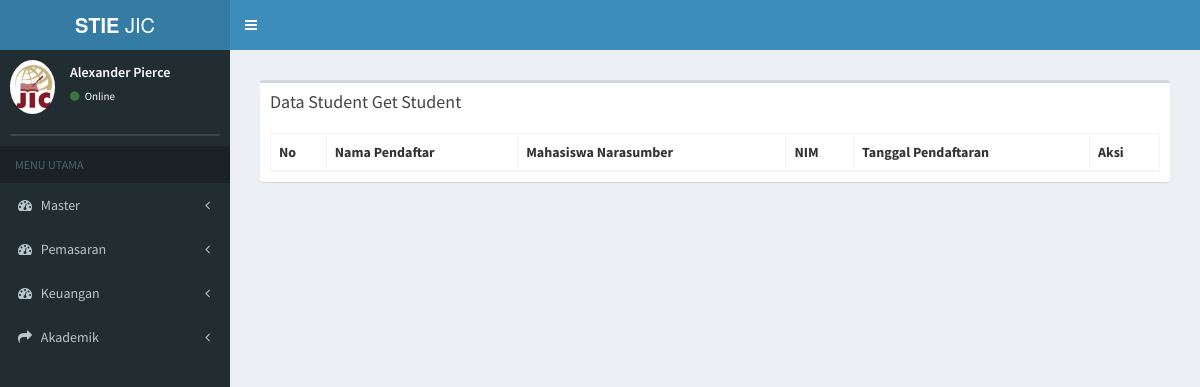
Page /index.php/tamu/data_sgs on the earlier database version.
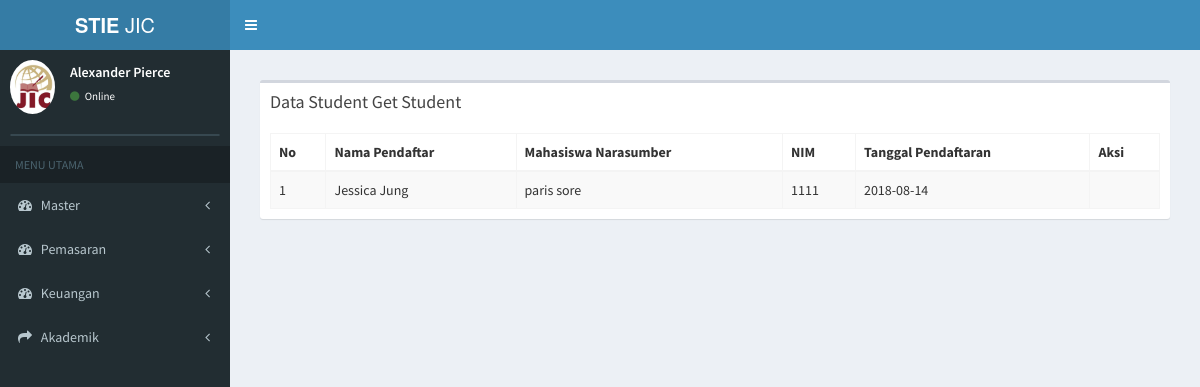
Same page on the later database version.
### tables this page shows
CREATE TABLE `tb_pendaftaran` (
  `id_pendaftaran` varchar(6) NOT NULL,
  `tanggal_pendaftaran` date NOT NULL,
  `nama_pendaftar` varchar(50) NOT NULL,
  `jk_pendaftar` varchar(20) NOT NULL,
  `id_sekolah` varchar(6) NOT NULL,
  `jurusan` varchar(20) NOT NULL,
  `alamat` varchar(100) NOT NULL,
  `email` varchar(30) NOT NULL,
  `no_telp` varchar(15) NOT NULL,
  `waktu` varchar(10) NOT NULL,
  `status_bayar` varchar(20) NOT NULL,
  `id_prodi` varchar(6) NOT NULL,
  `sumber` varchar(30) NOT NULL,
  `bukti_transfer` text NOT NULL,
  `id_du` varchar(6) NOT NULL,
  `f1` text NOT NULL,
  `f2` text NOT NULL,
  `f3` text NOT NULL,
  `notes` text NOT NULL,
  `tanggal_konfirmasi` date NOT NULL,
  `sgs` varchar(20) NOT NULL
);

CREATE TABLE `tb_mahasiswa` (
  `id_mahasiswa` varchar(7) NOT NULL,
  `id_du` varchar(15) NOT NULL,
  `nama_mahasiswa` varchar(50) NOT NULL,
  `nim` varchar(15) NOT NULL,
  `id_status` varchar(2) NOT NULL,
  `id_prodi` varchar(7) NOT NULL,
  `id_konsentrasi` varchar(7) NOT NULL,
  `id_hasil_tes` varchar(7) NOT NULL,
  `id_sekolah` varchar(6) NOT NULL,
  `id_waktu` int(2) NOT NULL,
  `id_grade` varchar(2) NOT NULL
);

### application/controllers/tamu.php (called while the page is built, shortened)
<?php
class Tamu extends CI_Controller {
	public function __construct()
	{
		$this->load->model('tamu_model');
		$this->load->model('daftar_ulang_model');
		$this->load->model('mahasiswa_model');
	}
        public function data_sgs(){
				$data['edit'] = $this->tamu_model->data_sgs();
				$data['main_view'] = 'Tamu/sgs_view';
				$this->load->view('template', $data);
	}
}

### index.php (called while the page is built, shortened)
<?php
require_once BASEPATH.'core/CodeIgniter.php';

### application/models/tamu_model.php (called while the page is built, shortened)
<?php
class Tamu_model extends CI_Model {
  public function data_sgs(){
    $this->db->select('*');
     $this->db->from('tb_pendaftaran');
    $this->db->join('tb_mahasiswa','tb_mahasiswa.nim=tb_pendaftaran.sgs');
$this->db->where('sumber','student_get_student');
     $query = $this->db->get();
     return $query->result();
  }
}

### application/views/Tamu/sgs_view.php (the view, shortened to what this page needs)
<section class="content">
      <div class="row">
        <div class="col-xs-12">
          <div class="box">
            <div class="box-header">
              <h3 class="box-title">Data Student Get Student</h3>
            </div>
            <div class="box-body">
              <table id="example1" class="table table-bordered table-striped">
                <thead>
                <tr>
                  <th>No</th>
                  <th>Nama Pendaftar</th>
                  <th>Mahasiswa Narasumber</th>
                  <th>NIM</th>
                  <th>Tanggal Pendaftaran</th>
                  <th>Aksi</th>
                </tr>
                </thead>
                <tbody>
                <?php
                $no = 0;
                foreach ($edit as $data) {
                  if ($data->status_bayar == 'Aktif') {
                  echo '
                <tr>
                  <td>'.++$no.'</td>
                  <td>'.$data->nama_pendaftar.'
                  </td>
                  <td>'.$data->nama_mahasiswa.'</td>
                  <td>'.$data->nim.'</td>
                  <td>'.$data->tanggal_pendaftaran.'</td>
                  <td>
                  </td>
                </tr>
                ';
                }
              }
              ?>
                </tbody>
              </table>
            </div>
          </div>
        </div>
      </div>
    </section>

Differences in the rows shown:
added tb_pendaftaran: nama_pendaftar "Jessica Jung", tb_mahasiswa.nama_mahasiswa "paris sore", tb_mahasiswa.nim "1111", tanggal_pendaftaran "2018-08-14"
